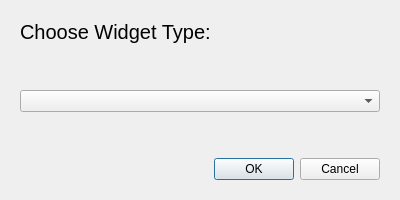
<?xml version="1.0" encoding="UTF-8"?>
<ui version="4.0">
 <class>AddWidgetDialog</class>
 <widget class="QDialog" name="AddWidgetDialog">
  <property name="geometry">
   <rect>
    <x>0</x>
    <y>0</y>
    <width>400</width>
    <height>200</height>
   </rect>
  </property>
  <property name="windowTitle">
   <string>Dialog</string>
  </property>
  <layout class="QVBoxLayout" name="verticalLayout">
   <item>
    <widget class="QStackedWidget" name="stackedWidget">
     <property name="currentIndex">
      <number>0</number>
     </property>
     <widget class="QWidget" name="page">
      <layout class="QVBoxLayout" name="verticalLayout_2">
       <item>
        <widget class="QLabel" name="label">
         <property name="font">
          <font>
           <pointsize>15</pointsize>
          </font>
         </property>
         <property name="text">
          <string>Choose Widget Type:</string>
         </property>
        </widget>
       </item>
       <item>
        <spacer name="verticalSpacer_2">
         <property name="orientation">
          <enum>Qt::Vertical</enum>
         </property>
         <property name="sizeHint" stdset="0">
          <size>
           <width>20</width>
           <height>40</height>
          </size>
         </property>
        </spacer>
       </item>
       <item>
        <widget class="QComboBox" name="comboBox"/>
       </item>
       <item>
        <spacer name="verticalSpacer">
         <property name="orientation">
          <enum>Qt::Vertical</enum>
         </property>
         <property name="sizeHint" stdset="0">
          <size>
           <width>20</width>
           <height>40</height>
          </size>
         </property>
        </spacer>
       </item>
       <item>
        <widget class="QDialogButtonBox" name="buttonBox">
         <property name="orientation">
          <enum>Qt::Horizontal</enum>
         </property>
         <property name="standardButtons">
          <set>QDialogButtonBox::Cancel|QDialogButtonBox::Ok</set>
         </property>
        </widget>
       </item>
      </layout>
     </widget>
     <widget class="QWidget" name="page_2">
      <widget class="QDialogButtonBox" name="buttonBox_2">
       <property name="geometry">
        <rect>
         <x>0</x>
         <y>250</y>
         <width>382</width>
         <height>26</height>
        </rect>
       </property>
       <property name="standardButtons">
        <set>QDialogButtonBox::Cancel|QDialogButtonBox::Ok</set>
       </property>
      </widget>
     </widget>
    </widget>
   </item>
  </layout>
 </widget>
 <resources/>
 <connections>
  <connection>
   <sender>buttonBox</sender>
   <signal>rejected()</signal>
   <receiver>AddWidgetDialog</receiver>
   <slot>reject()</slot>
   <hints>
    <hint type="sourcelabel">
     <x>316</x>
     <y>260</y>
    </hint>
    <hint type="destinationlabel">
     <x>286</x>
     <y>274</y>
    </hint>
   </hints>
  </connection>
  <connection>
   <sender>buttonBox</sender>
   <signal>accepted()</signal>
   <receiver>AddWidgetDialog</receiver>
   <slot>accept()</slot>
   <hints>
    <hint type="sourcelabel">
     <x>248</x>
     <y>254</y>
    </hint>
    <hint type="destinationlabel">
     <x>157</x>
     <y>274</y>
    </hint>
   </hints>
  </connection>
 </connections>
</ui>
